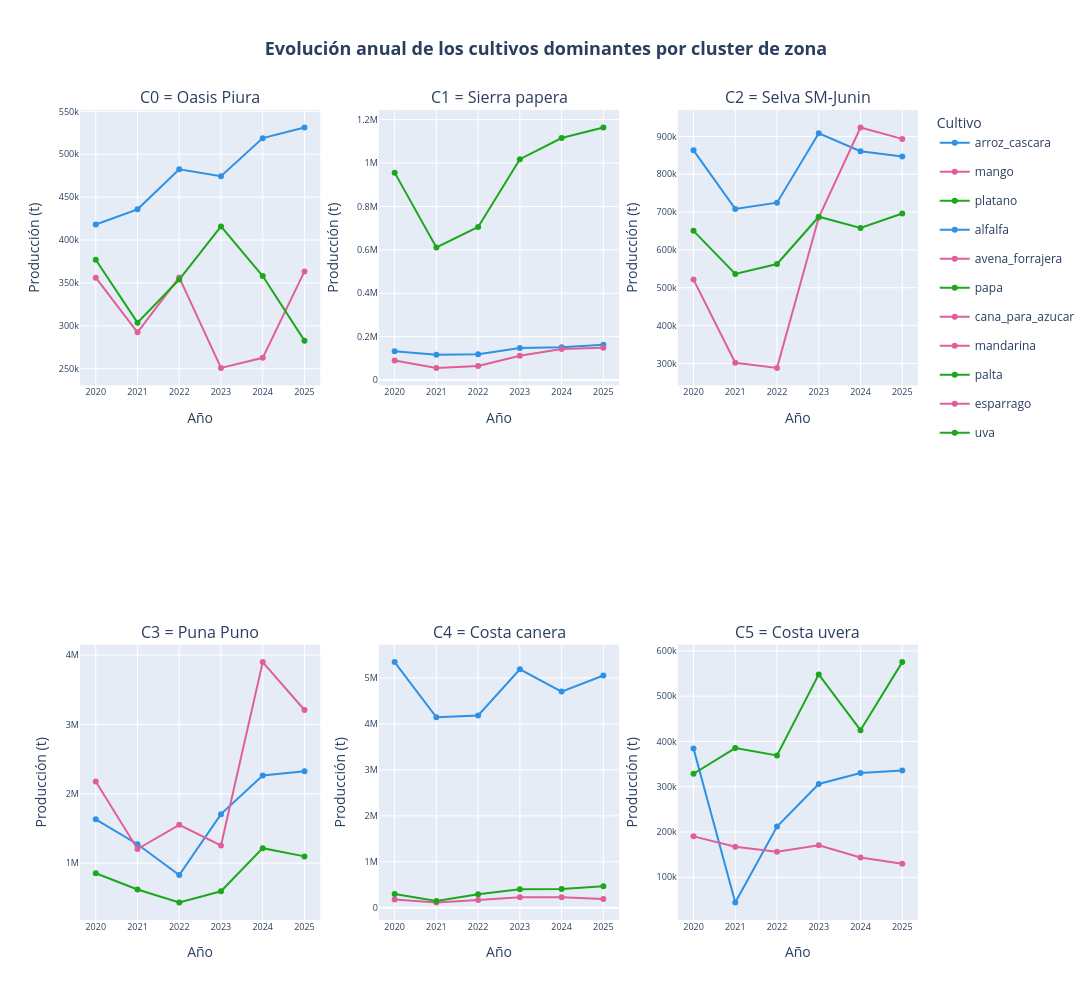

Here is the notebook cell this chart was saved with:
### Code cell
# ====================================================================
# Cultivos representativos (top-3 por produccion total) y su evolucion anual
# ====================================================================
top_cultivos_zona = (df_a.groupby(["cluster_str", "cultivo"])["produccion_ton"].sum()
                     .reset_index().sort_values("produccion_ton", ascending=False)
                     .groupby("cluster_str").head(3))
cultivos_rep_zona = set(zip(top_cultivos_zona["cluster_str"], top_cultivos_zona["cultivo"]))

evol_cultivo_zona = (df_a.groupby(["cluster_str", "cultivo", "anio"])["produccion_ton"]
                     .sum().reset_index())
evol_cultivo_zona = evol_cultivo_zona[
    evol_cultivo_zona.apply(lambda r: (r["cluster_str"], r["cultivo"]) in cultivos_rep_zona, axis=1)
]

ncols2 = 3
nrows2 = -(-len(orden_zona) // ncols2)
PALETTE_CULTIVO = px.colors.qualitative.Dark24
fig_evol_cultivo_zona = make_subplots(rows=nrows2, cols=ncols2, subplot_titles=orden_zona,
                                       horizontal_spacing=0.07, vertical_spacing=0.32)
vistos_cultivo_zona = set()
for i, cluster in enumerate(orden_zona):
    row, col = i // ncols2 + 1, i % ncols2 + 1
    sub_cluster = evol_cultivo_zona[evol_cultivo_zona["cluster_str"] == cluster]
    for j, cultivo in enumerate(sorted(sub_cluster["cultivo"].unique())):
        sub = sub_cluster[sub_cluster["cultivo"] == cultivo].sort_values("anio")
        fig_evol_cultivo_zona.add_trace(
            go.Scatter(x=sub["anio"], y=sub["produccion_ton"], mode="lines+markers", name=cultivo,
                       legendgroup=cultivo, showlegend=(cultivo not in vistos_cultivo_zona),
                       line=dict(color=PALETTE_CULTIVO[j % len(PALETTE_CULTIVO)], width=2)),
            row=row, col=col,
        )
        vistos_cultivo_zona.add(cultivo)
fig_evol_cultivo_zona.update_xaxes(title_text="Año", dtick=1, tickfont=dict(size=9))
fig_evol_cultivo_zona.update_yaxes(title_text="Producción (t)", exponentformat="SI", tickfont=dict(size=9))
fig_evol_cultivo_zona.update_layout(
    title=titulo_centrado("Evolución anual de los cultivos dominantes por cluster de zona"),
    width=1550, height=1000, margin=dict(t=110),
    legend=dict(title="Cultivo"),
)
fig_evol_cultivo_zona.write_image(str(RUTA_FIG / "07a_evolucion_cultivos_zona.png"), scale=2,
                                   width=1550, height=1000)
fig_evol_cultivo_zona.show()

### Figure 1 — Plotly figure (JSON) as saved in the notebook; plotly's stock layout.template omitted (floating-point values rounded to 4 significant figures)
{"data": [{"legendgroup": "arroz_cascara", "line": {"color": "#2E91E5", "width": 2}, "mode": "lines+markers", "name": "arroz_cascara", "showlegend": true, "type": "scatter", "x": [2020, 2021, 2022, 2023, 2024, 2025], "xaxis": "x", "y": [418200.0, 435800.0, 482500.0, 474500.0, 518800.0, 531200.0], "yaxis": "y"}, {"legendgroup": "mango", "line": {"color": "#E15F99", "width": 2}, "mode": "lines+markers", "name": "mango", "showlegend": true, "type": "scatter", "x": [2020, 2021, 2022, 2023, 2024, 2025], "xaxis": "x", "y": [356200.0, 292500.0, 356500.0, 251000.0, 262700.0, 363500.0], "yaxis": "y"}, {"legendgroup": "platano", "line": {"color": "#1CA71C", "width": 2}, "mode": "lines+markers", "name": "platano", "showlegend": true, "type": "scatter", "x": [2020, 2021, 2022, 2023, 2024, 2025], "xaxis": "x", "y": [377000.0, 303700.0, 354000.0, 415900.0, 358000.0, 282700.0], "yaxis": "y"}, {"legendgroup": "alfalfa", "line": {"color": "#2E91E5", "width": 2}, "mode": "lines+markers", "name": "alfalfa", "showlegend": true, "type": "scatter", "x": [2020, 2021, 2022, 2023, 2024, 2025], "xaxis": "x2", "y": [132700.0, 116100.0, 119100.0, 147200.0, 151700.0, 162500.0], "yaxis": "y2"}, {"legendgroup": "avena_forrajera", "line": {"color": "#E15F99", "width": 2}, "mode": "lines+markers", "name": "avena_forrajera", "showlegend": true, "type": "scatter", "x": [2020, 2021, 2022, 2023, 2024, 2025], "xaxis": "x2", "y": [90070.0, 56060.0, 64300.0, 111800.0, 142700.0, 149300.0], "yaxis": "y2"}, {"legendgroup": "papa", "line": {"color": "#1CA71C", "width": 2}, "mode": "lines+markers", "name": "papa", "showlegend": true, "type": "scatter", "x": [2020, 2021, 2022, 2023, 2024, 2025], "xaxis": "x2", "y": [955800.0, 611100.0, 705100.0, 1018000.0, 1115000.0, 1164000.0], "yaxis": "y2"}, {"legendgroup": "arroz_cascara", "line": {"color": "#2E91E5", "width": 2}, "mode": "lines+markers", "name": "arroz_cascara", "showlegend": false, "type": "scatter", "x": [2020, 2021, 2022, 2023, 2024, 2025], "xaxis": "x3", "y": [863300.0, 708400.0, 724800.0, 908400.0, 860900.0, 847200.0], "yaxis": "y3"}, {"legendgroup": "cana_para_azucar", "line": {"color": "#E15F99", "width": 2}, "mode": "lines+markers", "name": "cana_para_azucar", "showlegend": true, "type": "scatter", "x": [2020, 2021, 2022, 2023, 2024, 2025], "xaxis": "x3", "y": [521600.0, 301800.0, 288200.0, 685700.0, 923600.0, 893500.0], "yaxis": "y3"}, {"legendgroup": "platano", "line": {"color": "#1CA71C", "width": 2}, "mode": "lines+markers", "name": "platano", "showlegend": false, "type": "scatter", "x": [2020, 2021, 2022, 2023, 2024, 2025], "xaxis": "x3", "y": [650400.0, 536600.0, 562700.0, 687800.0, 657900.0, 696100.0], "yaxis": "y3"}, {"legendgroup": "alfalfa", "line": {"color": "#2E91E5", "width": 2}, "mode": "lines+markers", "name": "alfalfa", "showlegend": false, "type": "scatter", "x": [2020, 2021, 2022, 2023, 2024, 2025], "xaxis": "x4", "y": [1632000.0, 1273000.0, 829300.0, 1707000.0, 2263000.0, 2324000.0], "yaxis": "y4"}, {"legendgroup": "avena_forrajera", "line": {"color": "#E15F99", "width": 2}, "mode": "lines+markers", "name": "avena_forrajera", "showlegend": false, "type": "scatter", "x": [2020, 2021, 2022, 2023, 2024, 2025], "xaxis": "x4", "y": [2177000.0, 1205000.0, 1553000.0, 1255000.0, 3897000.0, 3208000.0], "yaxis": "y4"}, {"legendgroup": "papa", "line": {"color": "#1CA71C", "width": 2}, "mode": "lines+markers", "name": "papa", "showlegend": false, "type": "scatter", "x": [2020, 2021, 2022, 2023, 2024, 2025], "xaxis": "x4", "y": [855000.0, 621100.0, 434400.0, 596100.0, 1217000.0, 1098000.0], "yaxis": "y4"}, {"legendgroup": "cana_para_azucar", "line": {"color": "#2E91E5", "width": 2}, "mode": "lines+markers", "name": "cana_para_azucar", "showlegend": false, "type": "scatter", "x": [2020, 2021, 2022, 2023, 2024, 2025], "xaxis": "x5", "y": [5344000.0, 4144000.0, 4184000.0, 5187000.0, 4704000.0, 5052000.0], "yaxis": "y5"}, {"legendgroup": "mandarina", "line": {"color": "#E15F99", "width": 2}, "mode": "lines+markers", "name": "mandarina", "showlegend": true, "type": "scatter", "x": [2020, 2021, 2022, 2023, 2024, 2025], "xaxis": "x5", "y": [180700.0, 113400.0, 170000.0, 226600.0, 227200.0, 188500.0], "yaxis": "y5"}, {"legendgroup": "palta", "line": {"color": "#1CA71C", "width": 2}, "mode": "lines+markers", "name": "palta", "showlegend": true, "type": "scatter", "x": [2020, 2021, 2022, 2023, 2024, 2025], "xaxis": "x5", "y": [299900.0, 144200.0, 292600.0, 402600.0, 408500.0, 464700.0], "yaxis": "y5"}, {"legendgroup": "arroz_cascara", "line": {"color": "#2E91E5", "width": 2}, "mode": "lines+markers", "name": "arroz_cascara", "showlegend": false, "type": "scatter", "x": [2020, 2021, 2022, 2023, 2024, 2025], "xaxis": "x6", "y": [384300.0, 44430.0, 212200.0, 306300.0, 330600.0, 335800.0], "yaxis": "y6"}, {"legendgroup": "esparrago", "line": {"color": "#E15F99", "width": 2}, "mode": "lines+markers", "name": "esparrago", "showlegend": true, "type": "scatter", "x": [2020, 2021, 2022, 2023, 2024, 2025], "xaxis": "x6", "y": [190500.0, 167700.0, 156700.0, 170900.0, 143900.0, 130000.0], "yaxis": "y6"}, {"legendgroup": "uva", "line": {"color": "#1CA71C", "width": 2}, "mode": "lines+markers", "name": "uva", "showlegend": true, "type": "scatter", "x": [2020, 2021, 2022, 2023, 2024, 2025], "xaxis": "x6", "y": [328800.0, 385500.0, 369300.0, 548200.0, 425000.0, 575300.0], "yaxis": "y6"}], "layout": {"annotations": [{"font": {"size": 16}, "showarrow": false, "text": "C0 = Oasis Piura", "x": 0.1433, "xanchor": "center", "xref": "paper", "y": 1.0, "yanchor": "bottom", "yref": "paper"}, {"font": {"size": 16}, "showarrow": false, "text": "C1 = Sierra papera", "x": 0.5, "xanchor": "center", "xref": "paper", "y": 1.0, "yanchor": "bottom", "yref": "paper"}, {"font": {"size": 16}, "showarrow": false, "text": "C2 = Selva SM-Junin", "x": 0.8567, "xanchor": "center", "xref": "paper", "y": 1.0, "yanchor": "bottom", "yref": "paper"}, {"font": {"size": 16}, "showarrow": false, "text": "C3 = Puna Puno", "x": 0.1433, "xanchor": "center", "xref": "paper", "y": 0.34, "yanchor": "bottom", "yref": "paper"}, {"font": {"size": 16}, "showarrow": false, "text": "C4 = Costa canera", "x": 0.5, "xanchor": "center", "xref": "paper", "y": 0.34, "yanchor": "bottom", "yref": "paper"}, {"font": {"size": 16}, "showarrow": false, "text": "C5 = Costa uvera", "x": 0.8567, "xanchor": "center", "xref": "paper", "y": 0.34, "yanchor": "bottom", "yref": "paper"}], "height": 1000, "legend": {"title": {"text": "Cultivo"}}, "margin": {"t": 110}, "title": {"font": {"size": 18}, "text": "<b>Evolución anual de los cultivos dominantes por cluster de zona</b>", "x": 0.5, "xanchor": "center"}, "width": 1550, "xaxis": {"anchor": "y", "domain": [0.0, 0.2867], "dtick": 1, "tickfont": {"size": 9}, "title": {"text": "Año"}}, "xaxis2": {"anchor": "y2", "domain": [0.3567, 0.6433], "dtick": 1, "tickfont": {"size": 9}, "title": {"text": "Año"}}, "xaxis3": {"anchor": "y3", "domain": [0.7133, 1.0], "dtick": 1, "tickfont": {"size": 9}, "title": {"text": "Año"}}, "xaxis4": {"anchor": "y4", "domain": [0.0, 0.2867], "dtick": 1, "tickfont": {"size": 9}, "title": {"text": "Año"}}, "xaxis5": {"anchor": "y5", "domain": [0.3567, 0.6433], "dtick": 1, "tickfont": {"size": 9}, "title": {"text": "Año"}}, "xaxis6": {"anchor": "y6", "domain": [0.7133, 1.0], "dtick": 1, "tickfont": {"size": 9}, "title": {"text": "Año"}}, "yaxis": {"anchor": "x", "domain": [0.66, 1.0], "exponentformat": "SI", "tickfont": {"size": 9}, "title": {"text": "Producción (t)"}}, "yaxis2": {"anchor": "x2", "domain": [0.66, 1.0], "exponentformat": "SI", "tickfont": {"size": 9}, "title": {"text": "Producción (t)"}}, "yaxis3": {"anchor": "x3", "domain": [0.66, 1.0], "exponentformat": "SI", "tickfont": {"size": 9}, "title": {"text": "Producción (t)"}}, "yaxis4": {"anchor": "x4", "domain": [0.0, 0.34], "exponentformat": "SI", "tickfont": {"size": 9}, "title": {"text": "Producción (t)"}}, "yaxis5": {"anchor": "x5", "domain": [0.0, 0.34], "exponentformat": "SI", "tickfont": {"size": 9}, "title": {"text": "Producción (t)"}}, "yaxis6": {"anchor": "x6", "domain": [0.0, 0.34], "exponentformat": "SI", "tickfont": {"size": 9}, "title": {"text": "Producción (t)"}}}}
